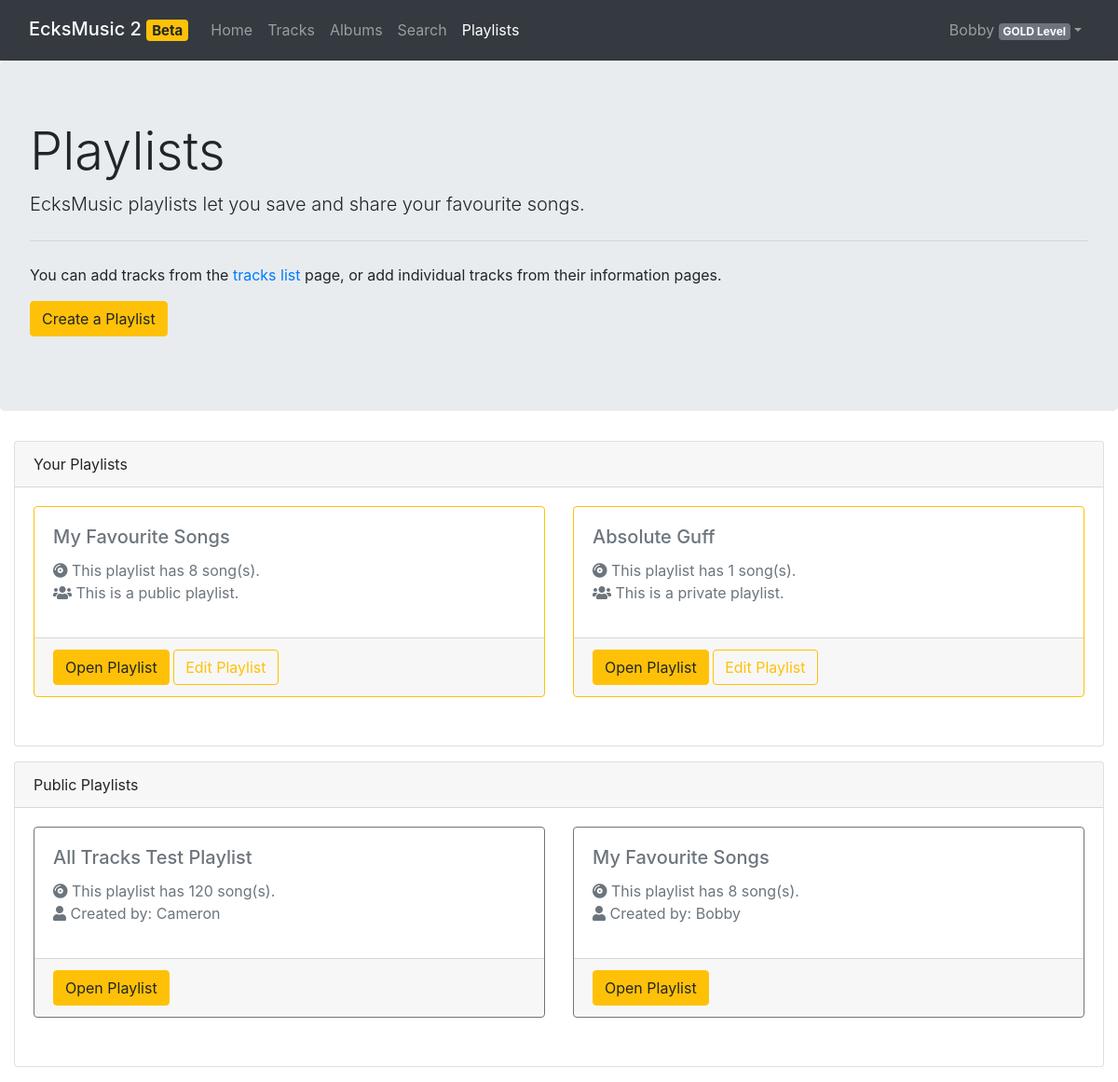
The app's page /pages/playlist.php (signed in), older data.
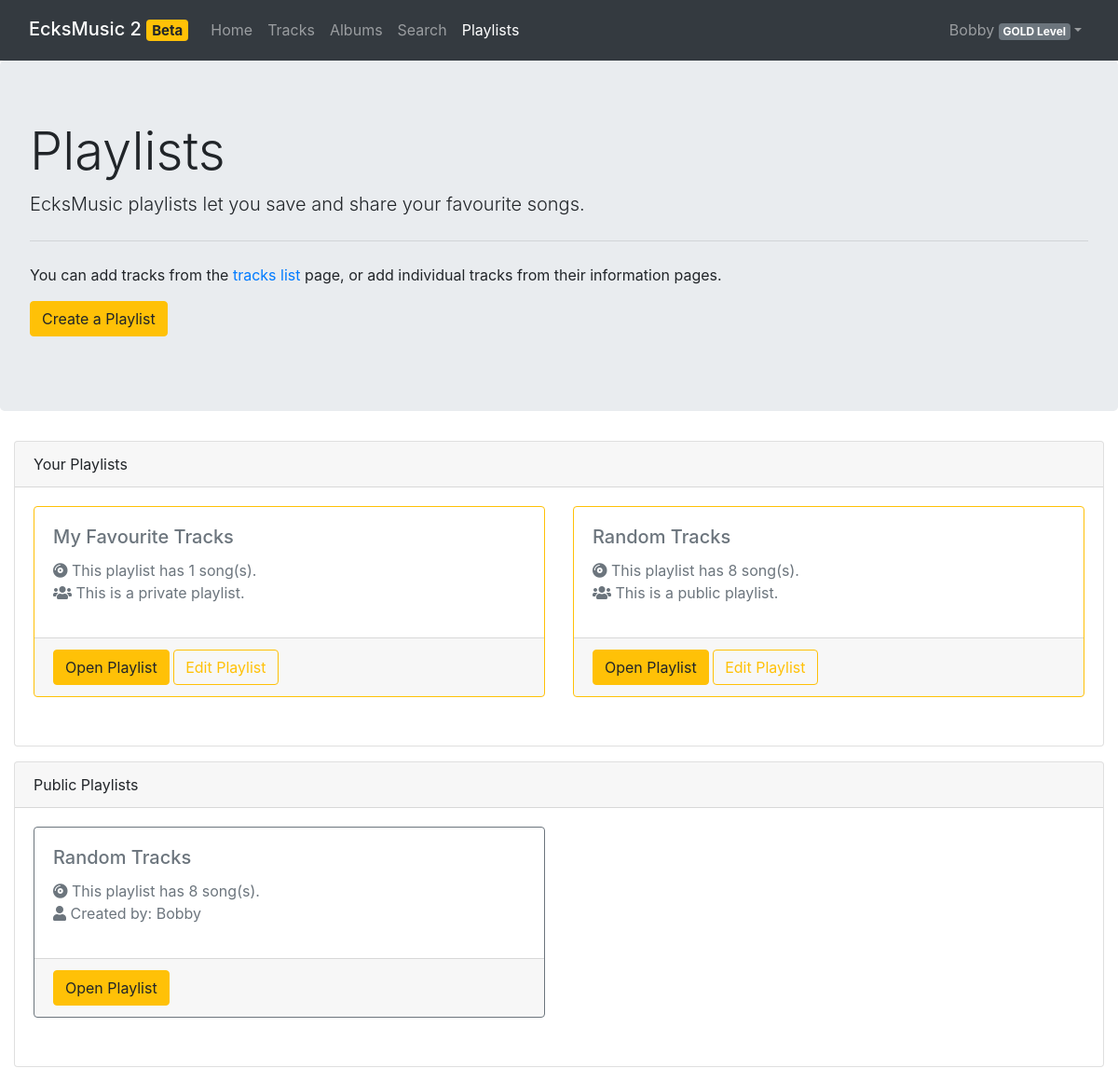
The same page, newer data.
### tables this page shows
CREATE TABLE `playlists` (
  `playlist_id` int(11) NOT NULL AUTO_INCREMENT,
  `owner_id` int(11) NOT NULL,
  `playlist_name` varchar(255) DEFAULT NULL,
  `public` tinyint(4) NOT NULL DEFAULT 0,
  PRIMARY KEY (`playlist_id`),
  KEY `playlist_owner_idx` (`owner_id`),
  CONSTRAINT `playlist_owner` FOREIGN KEY (`owner_id`) REFERENCES `users` (`id`) ON DELETE NO ACTION ON UPDATE NO ACTION
);

CREATE TABLE `users` (
  `id` int(11) NOT NULL,
  `username` varchar(45) NOT NULL,
  `password` varchar(255) NOT NULL,
  `offer_id` int(11) NOT NULL,
  PRIMARY KEY (`id`),
  UNIQUE KEY `id_UNIQUE` (`id`),
  UNIQUE KEY `username_UNIQUE` (`username`),
  KEY `offer_id_idx` (`offer_id`),
  CONSTRAINT `offer_id` FOREIGN KEY (`offer_id`) REFERENCES `offers` (`offer_id`) ON DELETE NO ACTION ON UPDATE NO ACTION
);

### src/php/playlists.php (called while the page is built, shortened)
<?php
require_once 'music.php';
require_once 'auth.php';
require_once 'recommend.php';
class Playlist
{
  public function __construct(int $Id, int $OwnerId, string $Name, bool $Public)
  {
    global $pdo;
    $this->Id = $Id;
    $this->Name = $Name;
    $this->Tracks = [];
    $this->Public = $Public;
    $this->OwnerName = Users::getUsername($OwnerId);
    $query = $pdo->prepare("SELECT * FROM playlist_entries NATURAL JOIN tracks NATURAL JOIN albums NATURAL JOIN artists WHERE playlist_id = ?");
    $result = $query->execute([$this->Id]);
    foreach ($query->fetchAll(PDO::FETCH_ASSOC) as $Track) {
      array_push($this->Tracks, new Track(
        $Track
      ));
    }
  }
}
class Playlists
{
  static function getPublic(): array
  {
    global $pdo;
    $query = $pdo->query("SELECT * FROM playlists WHERE public = 1;");
    $Playlists = [];
    foreach ($query->fetchAll(PDO::FETCH_ASSOC) as $playlist) {
      array_push($Playlists, new Playlist(
        $playlist['playlist_id'],
        $playlist['owner_id'],
        $playlist['playlist_name'],
        $playlist['public']
      ));
    }
    return $Playlists;
  }
  static function getForUser(int $UserId): array
  {
    global $pdo;
    $query = $pdo->prepare("SELECT * FROM playlists WHERE owner_id = :owner;");
    $query->bindValue("owner", $UserId, PDO::PARAM_INT);
    $result = $query->execute();
    $Playlists = [];
    foreach ($query->fetchAll(PDO::FETCH_ASSOC) as $playlist) {
      array_push($Playlists, new Playlist(
        $playlist['playlist_id'],
        $playlist['owner_id'],
        $playlist['playlist_name'],
        $playlist['public']
      ));
    }
    return $Playlists;
  }
}

### src/php/auth.php (called while the page is built, shortened)
<?php
require_once 'offers.php';
require_once 'database.php';
require_once 'playlists.php';
class Users
{
  static function getUsername(int $Id): string
  {
    global $pdo;
    $query = $pdo->prepare("SELECT username FROM users WHERE id = ?");
    $query->execute([$Id]);
    return $query->fetch(PDO::FETCH_ASSOC)['username'];
  }
}

### src/php/music.php (called while the page is built, shortened)
<?php
class Artist {
  public function __construct(int $Id, string $Name) {
    $this->Name = $Name;
  }
}
class Track {
  public function __construct($result)
  {
    $this->Artist = new Artist($result['artist_id'], $result['artist_name']);
    $this->Name = $result['track_name'];
  }
}

### src/pages/playlist.php (the view, shortened to what this page needs)
<?php
require_once '../php/auth.php';
require_once '../php/playlists.php';
if (isset($_SESSION['User'])) $user = unserialize($_SESSION['User']);
?>
<!DOCTYPE html>
<html lang="en">
<head>
  <link rel="stylesheet" href="https://cdn.jsdelivr.net/npm/bootstrap@4.6.0/dist/css/bootstrap.min.css"
>
  <link rel="stylesheet" href="https://cdnjs.cloudflare.com/ajax/libs/font-awesome/5.15.2/css/all.min.css"
/>
  <link rel="stylesheet" href="../css/stylesheet.css"/>
</head>
<body>
<nav class="navbar navbar-expand-md navbar-dark bg-dark sticky-top">
  <div class="container-fluid">
    <h2><a class="navbar-brand" href="../">EcksMusic 2 <span class="badge badge-warning">Beta</span></a></h2>
    <div class="collapse navbar-collapse" id="navbarResponsive">
      <ul class="navbar-nav mr-auto">
        <li class="navbar-item">
          <a class="nav-link" href="../">Home</a>
        </li>
        <li class="navbar-item">
          <a class="nav-link" href="tracks.php">Tracks</a>
        </li>
        <li class="navbar-item">
          <a class="nav-link" href="albums.php">Albums</a>
        </li>
        <li class="navbar-item">
          <a class="nav-link" href="search.php">Search</a>
        </li>
        <li class="navbar-item">
          <a class="nav-link active" href="#">Playlists</a>
        </li>
      </ul>
      <ul class="navbar-nav ml-auto">
        <?php
        echo '<li class="nav-item dropdown">';
        echo '<a class="nav-link dropdown-toggle" href="#" id="navbarDropdownMenuLink" data-toggle="dropdown">';
        echo $user->Username . ' <span class="badge badge-secondary">' . $user->PricingPlan->Name . '</span></a>';
        echo '<div class="dropdown-menu dropdown-menu-right">';
        echo '</div></li>';
        ?>
      </ul>
    </div>
  </div>
</nav>
<div class="jumbotron">
  <h1 class="display-4">Playlists</h1>
  <p class="lead">EcksMusic playlists let you save and share your favourite songs.</p>
  <hr class="my-4">
  <p>
    You can add tracks from the <a href="tracks.php">tracks list</a> page, or add individual tracks from their
    information pages.
  </p>
  <p class="lead">
    <a class="btn btn-warning" onclick="createPlaylistModal(); return true;" role="button">Create a Playlist</a>
  </p>
</div>
<div class="container-fluid">
  <div class="card card-fluid">
    <div class="card-header">
      Your Playlists
    </div>
    <div class="card-body">
      <div class="row">
        <?php
        $privatePlaylists = Playlists::getForUser($user->Id);
        if (count($privatePlaylists) == 0) {
          echo '
          <div class="col-md-12">
            <div class="card">
              <div class="card-body">
                <h5 class="card-title">No Playlists</h5>
                <p class="card-text">
                  You don\'t have any playlists, create one at the top of this page to keep a collection
                  of your favourite tracks.
                </p>
              </div>
            </div>
          </div>
          ';
        } else
        {
          foreach ($privatePlaylists as $playlist) {
            $type = ($playlist->Public ? "public" : "private");
            $editPlaylistFunction = "
            editPlaylistModal(" . $playlist->Id . ", '" . $playlist->Name . "', " . $playlist->Public . ");
            return true;
            ";
            echo '
            <div class="col-md-6">
              <div class="card border-warning mb-3">
                <div class="card-body text-secondary row">
                  <div class="col-md-10">
                    <h5 class="card-title">' . $playlist->Name . '</h5>
                    <p class="card-text"><span class="fas fa-compact-disc"></span>
                    This playlist has ' . count($playlist->Tracks) . ' song(s).</br>
                    <span class="fas fa-users"></span> This is a ' . $type . ' playlist.
                    </p>
                  </div>
                </div>
                <div class="card-footer">
                  <a class="btn btn-warning" href="playlist_info.php?id=' . $playlist->Id . '">Open Playlist</a>
                  <button onclick="' . $editPlaylistFunction . '" class="btn btn-outline-warning">Edit Playlist</button>
                </div>
              </div>
            </div>
            ';
          }
        }
        ?>
      </div>
    </div>
  </div>
  <div class="card card-fluid">
    <div class="card-header">
      Public Playlists
    </div>
    <div class="card-body">
      <div class="row">
        <?php
        $publicPlaylists = Playlists::getPublic();
        if (count($publicPlaylists) == 0) {
          echo '
          <div class="col-md-12">
            <div class="card">
              <div class="card-body">
                <h5 class="card-title">No Public Playlists</h5>
                <p class="card-text">
                  Share your playlists from the <b>edit playlist</b> menu to share it with all
                  EcksMusic listeners.
                </p>
              </div>
            </div>
          </div>
          ';
        } else
        {
          foreach ($publicPlaylists as $playlist) {
            echo '
            <div class="col-md-6">
              <div class="card border-secondary mb-3">
                <div class="card-body text-secondary row">
                  <div class="col-md-10">
                    <h5 class="card-title">' . $playlist->Name . '</h5>
                    <p class="card-text"><span class="fas fa-compact-disc"></span>
                    This playlist has ' . count($playlist->Tracks) . ' song(s).</br>
                    <span class="fas fa-user"></span> Created by: ' . $playlist->OwnerName . '
                    </p>
                  </div>
                </div>
                <div class="card-footer">
                  <a class="btn btn-warning" href="playlist_info.php?id=' . $playlist->Id . '">Open Playlist</a>
                </div>
              </div>
            </div>
            ';
          }
        }
        ?>
      </div>
    </div>
  </div>
</div>
</body>
</html>

### src/css/stylesheet.css (style rules this page uses)
.row, .card { margin-bottom: 1rem; }

Row changes from the older to the newer data that the page shows:
removed playlists: playlist_name "My Favourite Songs", count($playlist->Tracks) "8", public "public", owner.username "Bobby"
removed playlists: playlist_name "All Tracks Test Playlist", count($playlist->Tracks) "120", owner.username "Cameron"
changed playlists "private": playlist_name "Absolute Guff" → "My Favourite Tracks"
added playlists: playlist_name "Random Tracks", count($playlist->Tracks) "8", public "public", owner.username "Bobby"
